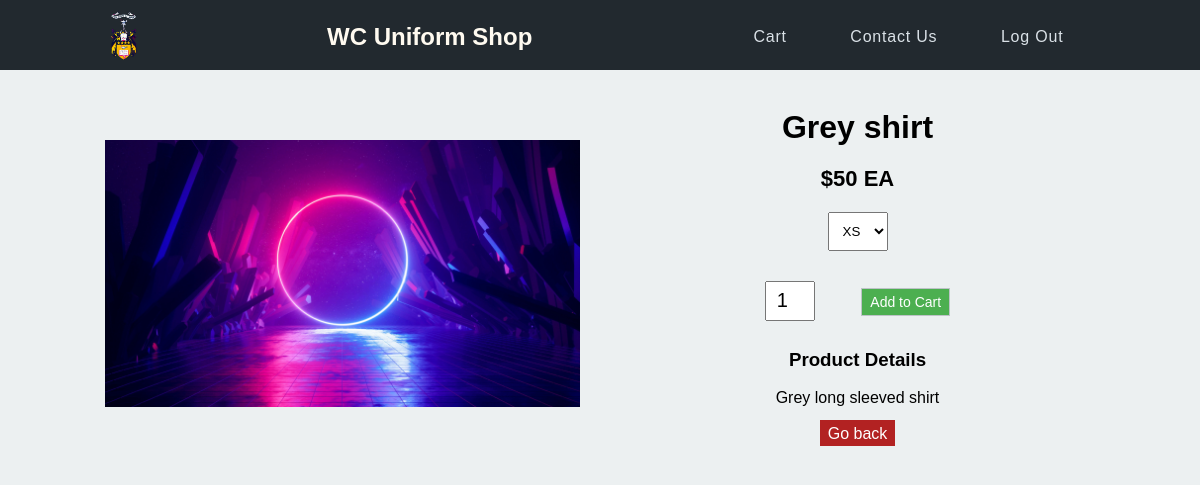
The page /viewitem/1/junioruniform (signed in) on the database its author committed.
### tables this page shows
CREATE TABLE "juniorUniform"
(
	id integer
		constraint uniforms_pk
			primary key autoincrement,
	name varchar(30),
	size varchar(30),
	image varchar(30),
	price decimal(5,2),
	description varchar(300)
);

### app.py (the view, shortened to what this page needs)
@app.route('/viewitem/<productid>/<uniformType>')
def viewitem(productid,uniformType):
    if uniformType == 'junioruniform':
        query = """SELECT name, size, image, price, description FROM juniorUniform WHERE id = ? """
        con = create_connection(DB_NAME)
        cur = con.cursor()
        cur.execute(query, (productid,))
        product_data = cur.fetchall()
        size = product_data[0][1].split(",")
        con.close()
        return render_template('viewproduct.html',productData = product_data,logged_in=is_logged_in(),sizes=size,uniform=uniformType)

### app.py (called while the page is built)
def create_connection(db_file):
    try:
        connection = sqlite3.connect(db_file)
        return connection
    except Error as e:
        print(e)
    return None

def is_logged_in():
    if session.get("email") is None:
        return False
    else:
        return True

### templates/viewproduct.html (shortened to what this page needs)
{% extends 'base.html' %}
{% block main %}
<div class = 'productContainer'>
    <div class = smallContainer>
        <div class = viewitem>
            <div class = productinfo>
                <img src = {{url_for('static', filename = 'images/python-test.jpg')}} class = 'productimage' alt="Product image">
            </div>
            <div class = productinfo>
                {%if uniform == "junioruniform"%}
                    {% for juniorUniform in productData %}
                    <h1>{{juniorUniform[0]}}</h1>
                    <h4>${{ juniorUniform[3] }} EA</h4>
                    <select>
                        {% for sizeType in sizes %}
                            <option>{{sizeType}} </option>
                        {%endfor%}
                    </select>
                    <div class = test>
                    <input type = 'number' value = '1'>
                    <a href="" class = button-vproduct>Add to Cart</a>
                    </div>
                    <h3>Product Details</h3>
                    <br>
                    <p>{{ juniorUniform[4] }}</p>
                    {% endfor %}
                    <br>
                    <a href="/juniorUniform" class = return-button>Go back</a>
                {%endif%}
            </div>
        </div>
    </div>
</div>
{% endblock %}

### static/css/mystyles.css (style rules this page uses)
* { margin: 0; padding: 0; box-sizing: border-box; font-family: sans-serif; }
body { background-color: rgba(236, 240, 241, 1.0); }
.productContainer { margin: auto; max-width: 1080px; padding: 0 25px; }
.viewitem { display: flex; align-items: center; flex-wrap: wrap; justify-content: space-around; }
.productinfo { flex-basis: 50%; min-width: 300px; padding: 20px; text-align: center; }
.productinfo img { max-width: 100%; padding: 50px 0; }
.smallContainer h4 { margin: 20px 0; font-size: 22px; font-weight: bold; }
.smallContainer select { display: block; padding: 10px; margin:auto; }
.smallContainer input { width: 50px; height: 40px; padding-left: 10px; font-size: 20px; margin-top: 1.5em; }
.smallContainer h3 { margin-top: 1.5em; }
.button-vproduct { background-color: #4CAF50; border: 1px solid rgba(189, 195, 199, 1.0); color: white; padding: 0.3rem 0.5rem; text-align: center; text-decoration: none; display: inline-block; font-size: 14px; border: 1px solid rgba(189, 195, 199, 1.0); margin-left: 3em; }
.return-button { background-color: firebrick; color: white; padding: 0.3rem 0.5rem; text-align: center; text-decoration: none; }
@media (min-width: 850px) { .productContainer { margin: auto; max-width: 1080px; padding: 0 25px; } }
@media (min-width: 850px) { .viewitem { display: flex; align-items: center; flex-wrap: wrap; justify-content: space-around; } }
@media (min-width: 850px) { .productinfo { flex-basis: 50%; min-width: 300px; padding: 20px; text-align: center; } }
@media (min-width: 850px) { .productinfo img { max-width: 100%; padding: 50px 0; } }
@media (min-width: 850px) { .smallContainer h4 { margin: 20px 0; font-size: 22px; font-weight: bold; } }
@media (min-width: 850px) { .smallContainer select { display: block; padding: 10px; margin:auto; } }
@media (min-width: 850px) { .smallContainer input { width: 50px; height: 40px; padding-left: 10px; font-size: 20px; margin-top: 1.5em; } }
@media (min-width: 850px) { .smallContainer h3 { margin-top: 1.5em; } }

### rows shown on the page
juniorUniform: name "Grey shirt", price "50", description "Grey long sleeved shirt"

### other values the page prints
form field value "XS"
